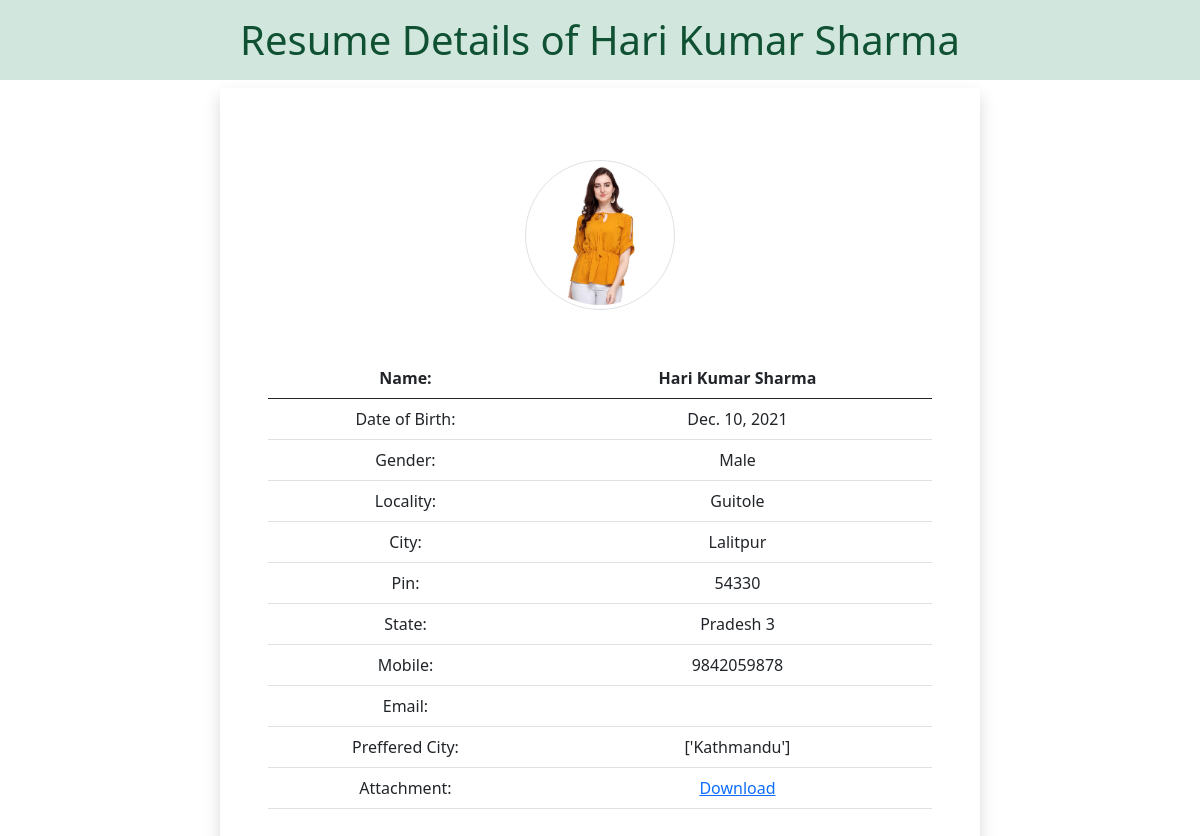
/details/13, run on the app's committed database.
### myapp/models.py (models this page shows)
class Resume(models.Model):
    name= models.CharField(max_length=100)
    dob= models.DateField(auto_now=False,auto_now_add=False)
    gender = models.CharField(max_length=100)
    locality = models.CharField(max_length=100)
    city = models.CharField(max_length=100)
    pin = models.PositiveIntegerField()
    state = models.CharField(choices=STATE_CHOICE,max_length=50)
    mobile = models.PositiveIntegerField()
    email = models.EmailField(max_length=100)
    job_city = models.CharField(max_length=50)
    profile_image = models.ImageField(upload_to='profileimg',blank=True)
    my_file= models.FileField(upload_to='doc',blank=True)

### myapp/views.py (the view)
# urls.py: path('details/<int:id>',views.details,name='details'),
def details(request,id):
    data=Resume.objects.filter(id=id)
    return render(request,'myapp/details.html',{'form':data})

### myapp/templates/myapp/details.html (shortened to what this page needs)
<!DOCTYPE html>
{% load static %}
<html lang="en">
<head>
     <link rel="stylesheet" href="{% static 'myapp/css/bootstrap.css' %}">
</head>
<body>
{% for fm in form %}
    <h1 class = 'alert-success text-center p-3'>Resume Details of {{fm.name}}</h1>
    <div class="container">
        <div class="row">
            <div class="col-sm-2">
            </div>
            <div class="col-sm-8 text-center shadow p-5">
            <p class='text-center'><img src="{{fm.profile_image.url}}" alt="image"
            class="img-fluid img-thumbnail mt-4" style="border-radius: 50%"/
            width = '150' height='150'></p>
            <table class="table mt-5">
            <thead>
            <tr>
             <th scope="col">Name:</th>
             <th scope="col">{{fm.name}}</th>
            </tr>
             </thead>
             <tbody>
             <tr>
            <td>Date of Birth:</td>
            <td>{{fm.dob}}</td>
            </tr>
             <tr>
            <td>Gender:</td>
            <td>{{fm.gender}}</td>
            </tr>
            <td>Locality:</td>
            <td>{{fm.locality}}</td>
            <td>City:</td>
            <td>{{fm.city}}</td>
            <td>Pin:</td>
            <td>{{fm.pin}}</td>
            <td>State:</td>
            <td>{{fm.state}}</td>
            <td>Mobile:</td>
            <td>{{fm.mobile}}</td>
            <td>Email:</td>
            <td>{{fm.email}}</td>
            <td>Preffered City:</td>
            <td>{{fm.job_city}}</td>
            <td>Attachment:</td>
            <td><a href="{{fm.my_file.url}}">Download</a></td>
            </tbody>
            </table>
            </div>
            {% endfor %}
            <div class="col-sm-2">
            </div>
        </div>
    </div>
</body>
</html>

### data on the page
Resume: name "Hari Kumar Sharma", profile_image (picture), dob "Dec. 10, 2021", gender "Male", locality "Guitole", city "Lalitpur", pin "54330", state "Pradesh 3", mobile "9842059878", job_city "['Kathmandu']"
